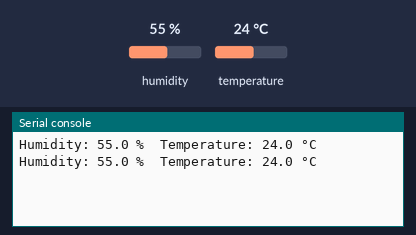
Bench run of a program on a simulated ESP32 board running MicroPython. On the bench: the last lines printed to the serial console. Inputs (shaded band) come from the test bench; at power-on: humidity 55 %, temperature 24 °C.

Above: at 1.2 s.
1.3 s: humidity set to 22 %
At 2.6 s:
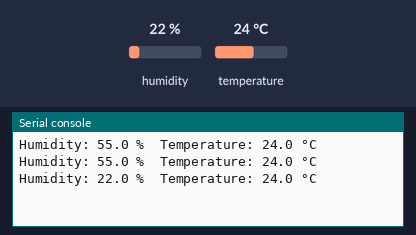
2.8 s: temperature set to 12 °C
At 3.9 s:
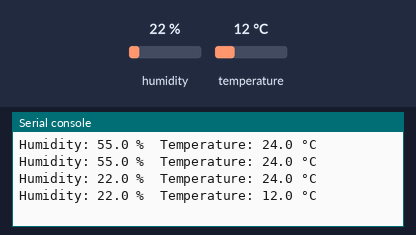
4.3 s: humidity set to 40 %
At 6.0 s:
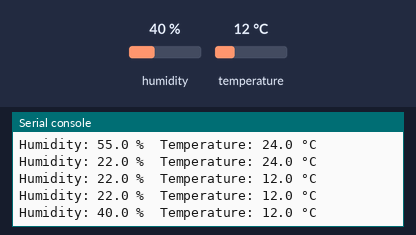
Timing chart, 0 to 7.5 s (numbered marks = the images above; inputs shaded):
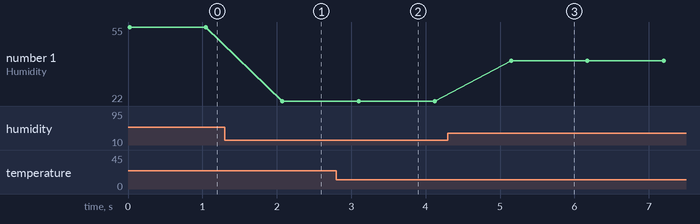

Measured:
- after the input at 1.3 s, the serial console: prints a new line after 0.77 s (image 1)
- after the input at 2.8 s, the serial console: prints a new line after 0.30 s (image 2)
- after the input at 4.3 s, the serial console: prints a new line after 0.85 s (image 3)
- plotted number 1: 55 → 22 after the input at 1.3 s, 22 → 40 after the input at 4.3 s

The program:

dht22.py
```python
"""Use a dht22 sensor connected to pin 21 on an ESP-32 microcontroller."""
from dht import DHT22
from machine import Pin, lightsleep

d = DHT22(Pin(21, Pin.IN, Pin.PULL_UP))

while True:
    d.measure()
    print(f'Humidity: {d.humidity()} %\tTemperature: {d.temperature()} °C')
    lightsleep(1000)
```
